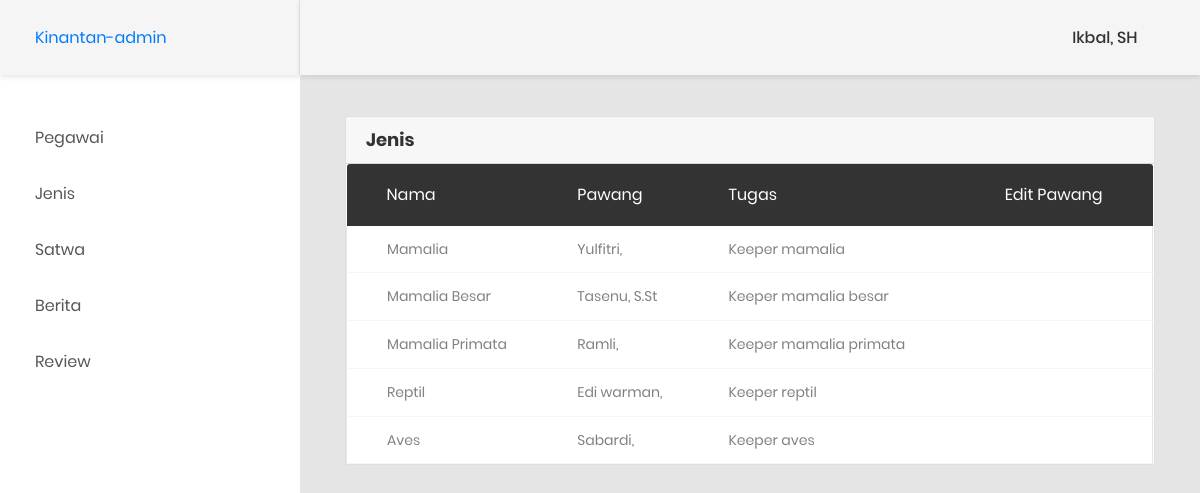
Screenshot of /admin/?page=jenis (signed in) with the database file from the repository.
### tables this page shows
CREATE TABLE `jenis` (
  `jenisid` int(11) NOT NULL,
  `jenisnama` varchar(20) DEFAULT NULL,
  `pegawainomorinduk` bigint(20) DEFAULT NULL
);

CREATE TABLE `pegawai` (
  `pegawainomorinduk` bigint(20) NOT NULL,
  `pegawainama` varchar(24) DEFAULT NULL,
  `pegawaigelar` varchar(10) DEFAULT NULL,
  `pegawaipassword` varchar(32) DEFAULT NULL,
  `pegawaigolongan` varchar(5) DEFAULT NULL,
  `jabatanid` int(11) DEFAULT NULL,
  `pegawaitugas` varchar(50) DEFAULT NULL
);

### admin/page/jenis.php (the view)
<div class="card">
<div class="card-header">
    <h4>Jenis</h4>
</div>
<div class="table-responsive">
    <table class="table table-borderless table-data3">
        <thead>
            <tr>
                <th>Nama</th>
                <th>Pawang</th>
                <th>tugas</th>
                <th>edit pawang</th>
            </tr>
        </thead>
        <tbody>
            <?php
            $query="SELECT * from jenis left join pegawai on pegawai.pegawainomorinduk=jenis.pegawainomorinduk";
            $res=mysqli_query($conn,$query);
            while($i=mysqli_fetch_array($res)){?>
            <tr>
                <td><?=ucwords($i['jenisnama'])?></td>
                <td><?=ucfirst($i['pegawainama'])?>, <?=ucfirst($i['pegawaigelar'])?></td>
                <td><?=ucfirst($i['pegawaitugas'])?></td>
                <td>
                    <a href="?page=editjenis&id=<?=$i['jenisid']?>" class="item" data-toggle="tooltip" data-placement="top" title="Edit">
                        <i class="fa fa-pencil-alt"></i>
                    </a>
                </td>
            </tr>
            <?php }?>
        </tbody>
    </table>
    </div>
</div>

### rows the page displays
jenis: jenisnama "Mamalia", pegawainomorinduk.pegawainama "Yulfitri", pegawainomorinduk.pegawaitugas "Keeper mamalia"
jenis: jenisnama "Mamalia Besar", pegawainomorinduk.pegawainama "Tasenu", pegawainomorinduk.pegawaigelar "S.St", pegawainomorinduk.pegawaitugas "Keeper mamalia besar"
jenis: jenisnama "Mamalia Primata", pegawainomorinduk.pegawainama "Ramli", pegawainomorinduk.pegawaitugas "Keeper mamalia primata"
jenis: jenisnama "Reptil", pegawainomorinduk.pegawainama "Edi warman", pegawainomorinduk.pegawaitugas "Keeper reptil"
jenis: jenisnama "Aves", pegawainomorinduk.pegawainama "Sabardi", pegawainomorinduk.pegawaitugas "Keeper aves"

### other values shown
$_SESSION['user']['pegawainama'] "Ikbal"
$_SESSION['user']['pegawaigelar'] "SH"
